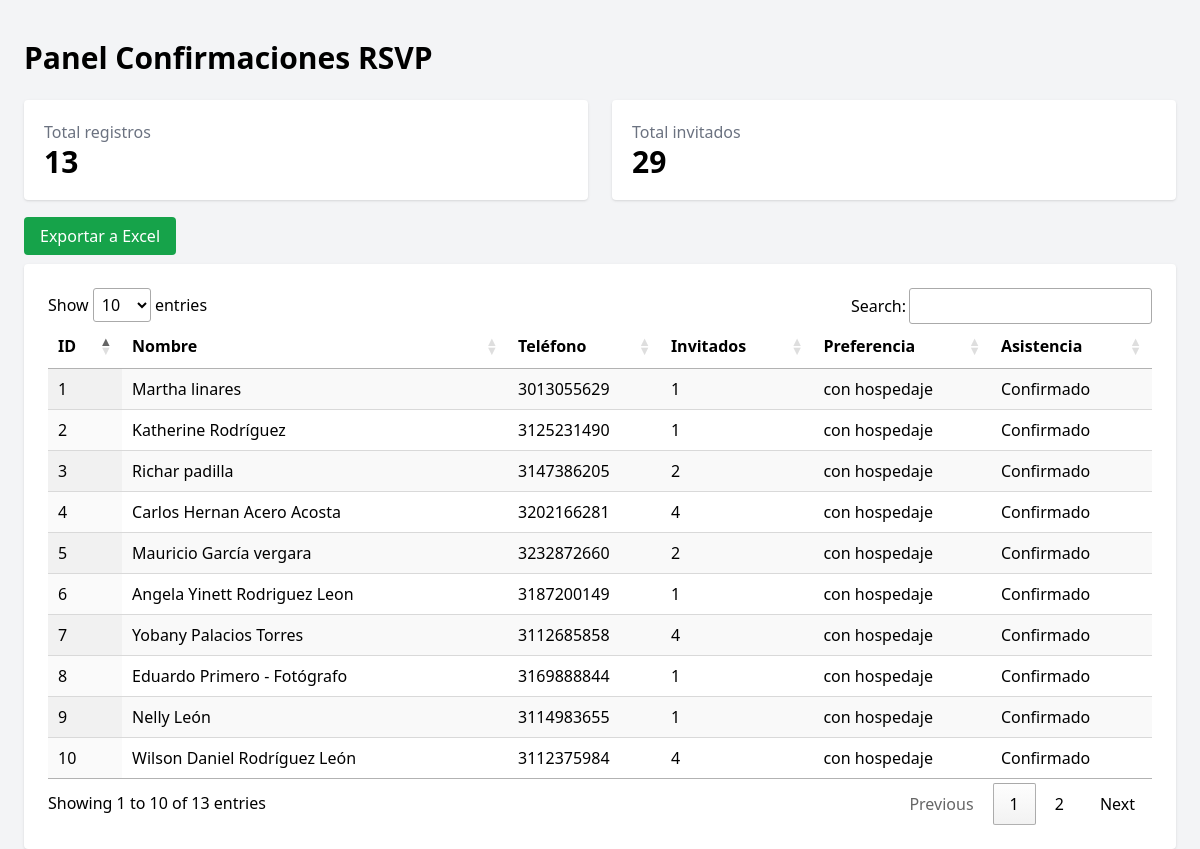
The app's page /admin.php with its own data.
### tables this page shows
CREATE TABLE `rsvp` (
  `Id` int(11) NOT NULL,
  `Name` varchar(100) NOT NULL,
  `Phone` varchar(15) NOT NULL,
  `NumberOfGuests` int(11) NOT NULL,
  `MealPreferences` varchar(50) NOT NULL,
  `Attendance` int(11) NOT NULL
);

### admin.php (the view, shortened to what this page needs)
<?php
require_once "conexion.php";
$sql = "SELECT * FROM rsvp ORDER BY Id DESC";
$result = $mysqli->query($sql);
$totales = $mysqli->query("SELECT COUNT(*) total_registros,
SUM(NumberOfGuests) total_invitados
FROM rsvp")->fetch_assoc();
?>
<!DOCTYPE html>
<html lang="es">
<head>
<script src="https://cdn.tailwindcss.com"></script>
<link rel="stylesheet"
href="https://cdn.datatables.net/1.13.6/css/jquery.dataTables.min.css">
</head>
<body class="bg-gray-100">
<div class="max-w-6xl mx-auto mt-10">
<h1 class="text-3xl font-bold mb-6">
Panel Confirmaciones RSVP
</h1>
<div class="grid grid-cols-2 gap-6 mb-6">
<div class="bg-white p-5 rounded shadow">
<h2 class="text-gray-500">Total registros</h2>
<p class="text-3xl font-bold">
<?php echo $totales['total_registros']; ?>
</p>
</div>
<div class="bg-white p-5 rounded shadow">
<h2 class="text-gray-500">Total invitados</h2>
<p class="text-3xl font-bold">
<?php echo $totales['total_invitados']; ?>
</p>
</div>
</div>
<div class="mb-4">
<a href="exportar_excel.php"
class="bg-green-600 text-white px-4 py-2 rounded">
Exportar a Excel
</a>
</div>
<div class="bg-white p-6 rounded shadow">
<table id="tabla"
class="display w-full">
<thead>
<tr>
<th>ID</th>
<th>Nombre</th>
<th>Teléfono</th>
<th>Invitados</th>
<th>Preferencia</th>
<th>Asistencia</th>
</tr>
</thead>
<tbody>
<?php while($fila = $result->fetch_assoc()) { ?>
<tr>
<td><?= $fila['Id'] ?></td>
<td><?= $fila['Name'] ?></td>
<td><?= $fila['Phone'] ?></td>
<td><?= $fila['NumberOfGuests'] ?></td>
<td><?= $fila['MealPreferences'] ?></td>
<td>
<?php
echo $fila['Attendance'] == 1
? "Confirmado"
: "No asiste";
?>
</td>
</tr>
<?php } ?>
</tbody>
</table>
</div>
</div>
</body>
</html>

### records on screen
rsvp: Id "10", Name "Wilson Daniel Rodríguez León", Phone "3112375984", NumberOfGuests "4", MealPreferences "con hospedaje", Attendance "Confirmado"
rsvp: Id "9", Name "Nelly León", Phone "3114983655", NumberOfGuests "1", MealPreferences "con hospedaje", Attendance "Confirmado"
rsvp: Id "8", Name "Eduardo Primero - Fotógrafo", Phone "3169888844", NumberOfGuests "1", MealPreferences "con hospedaje", Attendance "Confirmado"
rsvp: Id "7", Name "Yobany Palacios Torres", Phone "3112685858", NumberOfGuests "4", MealPreferences "con hospedaje", Attendance "Confirmado"
rsvp: Id "6", Name "Angela Yinett Rodriguez Leon", Phone "3187200149", NumberOfGuests "1", MealPreferences "con hospedaje", Attendance "Confirmado"
rsvp: Id "5", Name "Mauricio García vergara", Phone "3232872660", NumberOfGuests "2", MealPreferences "con hospedaje", Attendance "Confirmado"
rsvp: Id "4", Name "Carlos Hernan Acero Acosta", Phone "3202166281", NumberOfGuests "4", MealPreferences "con hospedaje", Attendance "Confirmado"
rsvp: Id "3", Name "Richar padilla", Phone "3147386205", NumberOfGuests "2", MealPreferences "con hospedaje", Attendance "Confirmado"
rsvp: Id "2", Name "Katherine Rodríguez", Phone "3125231490", NumberOfGuests "1", MealPreferences "con hospedaje", Attendance "Confirmado"
rsvp: Id "1", Name "Martha linares", Phone "3013055629", NumberOfGuests "1", MealPreferences "con hospedaje", Attendance "Confirmado"

### other values on screen
$totales['total_registros'] "13"
$totales['total_invitados'] "29"
